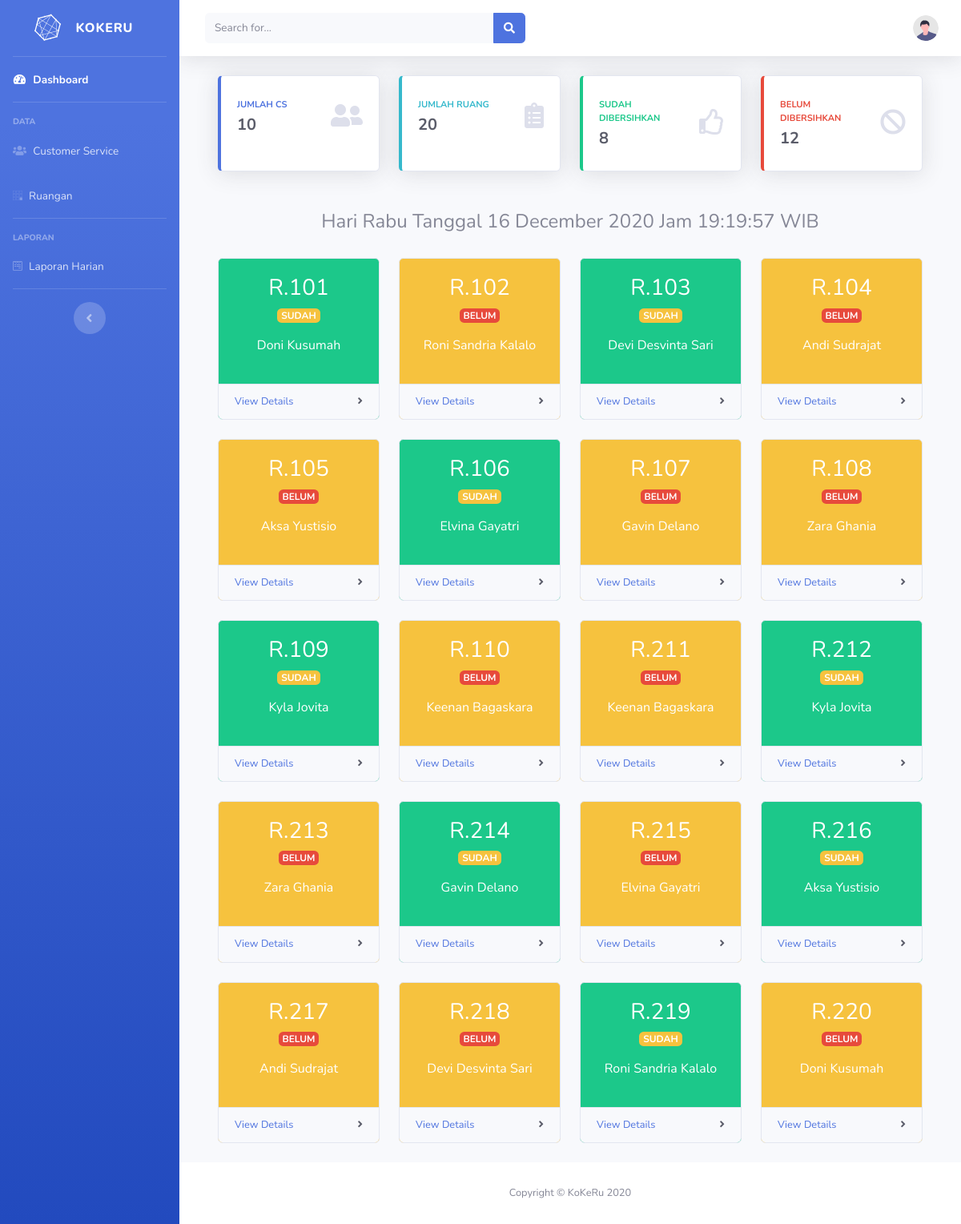
Page /manajer/dashboard.php on the committed database.
### tables this page shows
CREATE TABLE `ruang` (
  `id_ruang` int(11) NOT NULL,
  `nama_ruang` varchar(50) NOT NULL,
  `id_cs` int(11) NOT NULL
);

CREATE TABLE `laporan` (
  `id_laporan` int(11) NOT NULL,
  `id_ruang` int(11) NOT NULL,
  `status` varchar(10) NOT NULL,
  `tanggal` date NOT NULL
);

CREATE TABLE `cs` (
  `id_cs` int(11) NOT NULL,
  `nama_cs` varchar(50) NOT NULL,
  `email` varchar(50) NOT NULL
);

### manajer/dashboard.php (the view, shortened to what this page needs)
<?php include 'header.php'; ?>
      <li class="nav-item active">
        <a class="nav-link" href="dashboard.php">
          <i class="fas fa-fw fa-tachometer-alt"></i>
          <span>Dashboard</span>
        </a>
      </li>
      <hr class="sidebar-divider">
      <div class="sidebar-heading">Data</div>
      <li class="nav-item">
        <a class="nav-link" href="data_cs.php">
          <i class="fas fa-users"></i>
          <span>Customer Service</span>
        </a>
      </li>
      <li class="nav-item">
        <a class="nav-link" href="data_ruang.php">
          <i class="fab fa-buromobelexperte"></i>
          <span>Ruangan</span>
        </a>
      </li>
      <hr class="sidebar-divider">
      <div class="sidebar-heading">Laporan</div>
      <li class="nav-item">
        <a class="nav-link" href="laporan.php">
          <i class="fab fa-wpforms"></i>
          <span>Laporan Harian</span>
        </a>
      </li>
      <hr class="sidebar-divider d-none d-md-block">
      <div class="text-center d-none d-md-inline">
        <button class="rounded-circle border-0" id="sidebarToggle"></button>
      </div>
    </ul>
    <div id="content-wrapper" class="d-flex flex-column">
      <div id="content">
        <nav class="navbar navbar-expand navbar-light bg-white topbar mb-4 static-top shadow">
          <form class="d-none d-sm-inline-block form-inline mr-auto ml-md-3 my-2 my-md-0 mw-100 navbar-search">
            <div class="input-group">
              <input type="text" class="form-control bg-light border-0 small" placeholder="Search for..." aria-label="Search" aria-describedby="basic-addon2">
              <div class="input-group-append">
                <button class="btn btn-primary" type="button">
                  <i class="fas fa-search fa-sm"></i>
                </button>
              </div>
            </div>
          </form>
          <ul class="navbar-nav ml-auto">
            <li class="nav-item dropdown no-arrow">
              <a class="nav-link dropdown-toggle" href="#" id="userDropdown" role="button" data-toggle="dropdown" aria-haspopup="true" aria-expanded="false">
                <img class="img-profile rounded-circle" src="../assets2/img/undraw_profile.svg">
              </a>
            </li>
          </ul>
        </nav>
        <div class="container-fluid">
          <div class="container">
            <div class="row">
              <div class="col-xl-3 col-md-6 mb-4">
                <div class="card border-left-primary shadow h-100 py-2">
                  <div class="card-body">
                    <div class="row no-gutters align-items-center">
                      <div class="col mr-2">
                        <div class="text-xs font-weight-bold text-primary text-uppercase mb-1">
                          Jumlah CS</div>
                        <?php
                          $query = "SELECT id_cs FROM cs ORDER BY id_cs";
                          $result = $db->query($query);
                          $i = 0;
                          while ($row = $result->fetch_object()) {
                            $i++;
                          }
                          echo '<div class="h5 mb-0 font-weight-bold text-gray-800">'.$i.'</div>';
                        ?>
                      </div>
                      <div class="col-auto">
                        <i class="fas fa-user-friends fa-2x text-gray-300"></i>
                      </div>
                    </div>
                  </div>
                </div>
              </div>
              <div class="col-xl-3 col-md-6 mb-4">
                <div class="card border-left-info shadow h-100 py-2">
                  <div class="card-body">
                    <div class="row no-gutters align-items-center">
                      <div class="col mr-2">
                        <div class="text-xs font-weight-bold text-info text-uppercase mb-1">
                          Jumlah Ruang</div>
                        <?php
                          $query = "SELECT id_ruang FROM ruang ORDER BY id_ruang";
                          $result = $db->query($query);
                          $i = 0;
                          while ($row = $result->fetch_object()) {
                            $i++;
                          }
                          echo '<div class="h5 mb-0 font-weight-bold text-gray-800">'.$i.'</div>';
                        ?>
                      </div>
                      <div class="col-auto">
                        <i class="fas fa-clipboard-list fa-2x text-gray-300"></i>
                      </div>
                    </div>
                  </div>
                </div>
              </div>
              <div class="col-xl-3 col-md-6 mb-4">
                <div class="card border-left-success shadow h-100 py-2">
                  <div class="card-body">
                    <div class="row no-gutters align-items-center">
                      <div class="col mr-2">
                        <div class="text-xs font-weight-bold text-success text-uppercase mb-1">
                          Sudah Dibersihkan</div>
                        <?php
                          $tanggal = date('Y-m-d');
                          $query = "SELECT id_laporan, status FROM laporan WHERE tanggal = '$tanggal' ORDER BY id_laporan";
                          $result = $db->query($query);
                          $i = 0;
                          while ($row = $result->fetch_object()) {
                            if ($row->status == "SUDAH") {
                              $i++;
                            }
                          }
                          echo '<div class="h5 mb-0 font-weight-bold text-gray-800">'.$i.'</div>';
                        ?>
                      </div>
                      <div class="col-auto">
                        <i class="far fa-thumbs-up fa-2x text-gray-300"></i>
                      </div>
                    </div>
                  </div>
                </div>
              </div>
              <div class="col-xl-3 col-md-6 mb-4">
                <div class="card border-left-danger shadow h-100 py-2">
                  <div class="card-body">
                    <div class="row no-gutters align-items-center">
                      <div class="col mr-2">
                        <div class="text-xs font-weight-bold text-danger text-uppercase mb-1">
                          Belum Dibersihkan</div>
                        <?php
                          $tanggal = date('Y-m-d');
                          $query = "SELECT id_laporan, status FROM laporan WHERE tanggal = '$tanggal' ORDER BY id_laporan";
                          $result = $db->query($query);
                          $i = 0;
                          while ($row = $result->fetch_object()) {
                            if ($row->status == "BELUM") {
                              $i++;
                            }
                          }
                          echo '<div class="h5 mb-0 font-weight-bold text-gray-800">'.$i.'</div>';
                        ?>
                      </div>
                      <div class="col-auto">
                        <i class="fas fa-ban fa-2x text-gray-300"></i>
                      </div>
                    </div>
                  </div>
                </div>
              </div>
            </div>
            <br>
            <div class="row">
              <div class="col-12">
                <?php
                  if (date('N') == 1) {
                    $day = "Senin";
                  } else if (date('N') == 2) {
                    $day = "Selasa";
                  } else if (date('N') == 3) {
                    $day = "Rabu";
                  } else if (date('N') == 4) {
                    $day = "Kamis";
                  } else if (date('N') == 5) {
                    $day = "Jumat";
                  } else if (date('N') == 6) {
                    $day = "Sabtu";
                  } else if (date('N') == 7) {
                    $day = "Minggu";
                  }
                  echo '<h4 class="row justify-content-center">Hari '.$day.' Tanggal '.date('d F Y').' Jam '.date('H:i:s').' WIB</h4>';
                ?>
                <br>
              </div>
              <?php
                $tanggal = date('Y-m-d');
                $query = "SELECT r.nama_ruang AS nama_ruang, cs.email AS email, cs.nama_cs AS nama_cs, l.id_laporan AS id_laporan, l.status AS status, l.tanggal AS tanggal FROM ruang r JOIN cs ON r.id_cs = cs.id_cs JOIN laporan l ON l.id_ruang = r.id_ruang WHERE l.tanggal = '$tanggal' ORDER BY r.id_ruang";
                $result = $db->query($query);
                while ($row = $result->fetch_object()) {
                  echo '<div class="col-xl-3 col-md-6">';
                  if ($row->status == "SUDAH") {
                    echo '  <div class="card bg-success text-white mb-4">';
                  } else {
                    echo '  <div class="card bg-warning text-white mb-4">';
                  }
                  echo '    <div class="card-body">';
                  echo '      <h3 class="row justify-content-center">'.$row->nama_ruang.'</h3>';
                  if ($row->status == "SUDAH") {
                    echo '<p class="row justify-content-center"><span class="badge bg-warning">'.$row->status.'</span></p>';
                  } else {
                    echo '<p class="row justify-content-center"><span class="badge bg-danger">'.$row->status.'</span></p>';
                  }
                  echo '      <p class="row justify-content-center">'.$row->nama_cs.'</p>';
                  echo '    </div>';
                  echo '    <div class="card-footer d-flex align-items-center justify-content-between">';
                  echo '      <a class="small text-blue stretched-link" href="bukti.php?id='.$row->id_laporan.'">View Details</a>';
                  echo '      <div class="small text-dark"><i class="fas fa-angle-right"></i></div>';
                  echo '    </div>';
                  echo '  </div>';
                  echo '</div>';
                }
              ?>
            </div>
          </div>
        </div>
      </div>
<?php include 'footer.php'; ?>

### rows in the picture
ruang: nama_ruang "R.101", laporan.status "SUDAH", id_cs.nama_cs "Doni Kusumah"
ruang: nama_ruang "R.102", laporan.status "BELUM", id_cs.nama_cs "Roni Sandria Kalalo"
ruang: nama_ruang "R.103", laporan.status "SUDAH", id_cs.nama_cs "Devi Desvinta Sari"
ruang: nama_ruang "R.104", laporan.status "BELUM", id_cs.nama_cs "Andi Sudrajat"
ruang: nama_ruang "R.105", laporan.status "BELUM", id_cs.nama_cs "Aksa Yustisio"
ruang: nama_ruang "R.106", laporan.status "SUDAH", id_cs.nama_cs "Elvina Gayatri"
ruang: nama_ruang "R.107", laporan.status "BELUM", id_cs.nama_cs "Gavin Delano"
ruang: nama_ruang "R.108", laporan.status "BELUM", id_cs.nama_cs "Zara Ghania"
ruang: nama_ruang "R.109", laporan.status "SUDAH", id_cs.nama_cs "Kyla Jovita"
ruang: nama_ruang "R.110", laporan.status "BELUM", id_cs.nama_cs "Keenan Bagaskara"
ruang: nama_ruang "R.211", laporan.status "BELUM", id_cs.nama_cs "Keenan Bagaskara"
ruang: nama_ruang "R.212", laporan.status "SUDAH", id_cs.nama_cs "Kyla Jovita"
ruang: nama_ruang "R.213", laporan.status "BELUM", id_cs.nama_cs "Zara Ghania"
ruang: nama_ruang "R.214", laporan.status "SUDAH", id_cs.nama_cs "Gavin Delano"
ruang: nama_ruang "R.215", laporan.status "BELUM", id_cs.nama_cs "Elvina Gayatri"
ruang: nama_ruang "R.216", laporan.status "SUDAH", id_cs.nama_cs "Aksa Yustisio"
ruang: nama_ruang "R.217", laporan.status "BELUM", id_cs.nama_cs "Andi Sudrajat"
ruang: nama_ruang "R.218", laporan.status "BELUM", id_cs.nama_cs "Devi Desvinta Sari"
ruang: nama_ruang "R.219", laporan.status "SUDAH", id_cs.nama_cs "Roni Sandria Kalalo"
ruang: nama_ruang "R.220", laporan.status "BELUM", id_cs.nama_cs "Doni Kusumah"

### other values in the picture
$i "10"
$i "20"
$i "8"
$i "12"
$day "Rabu"
